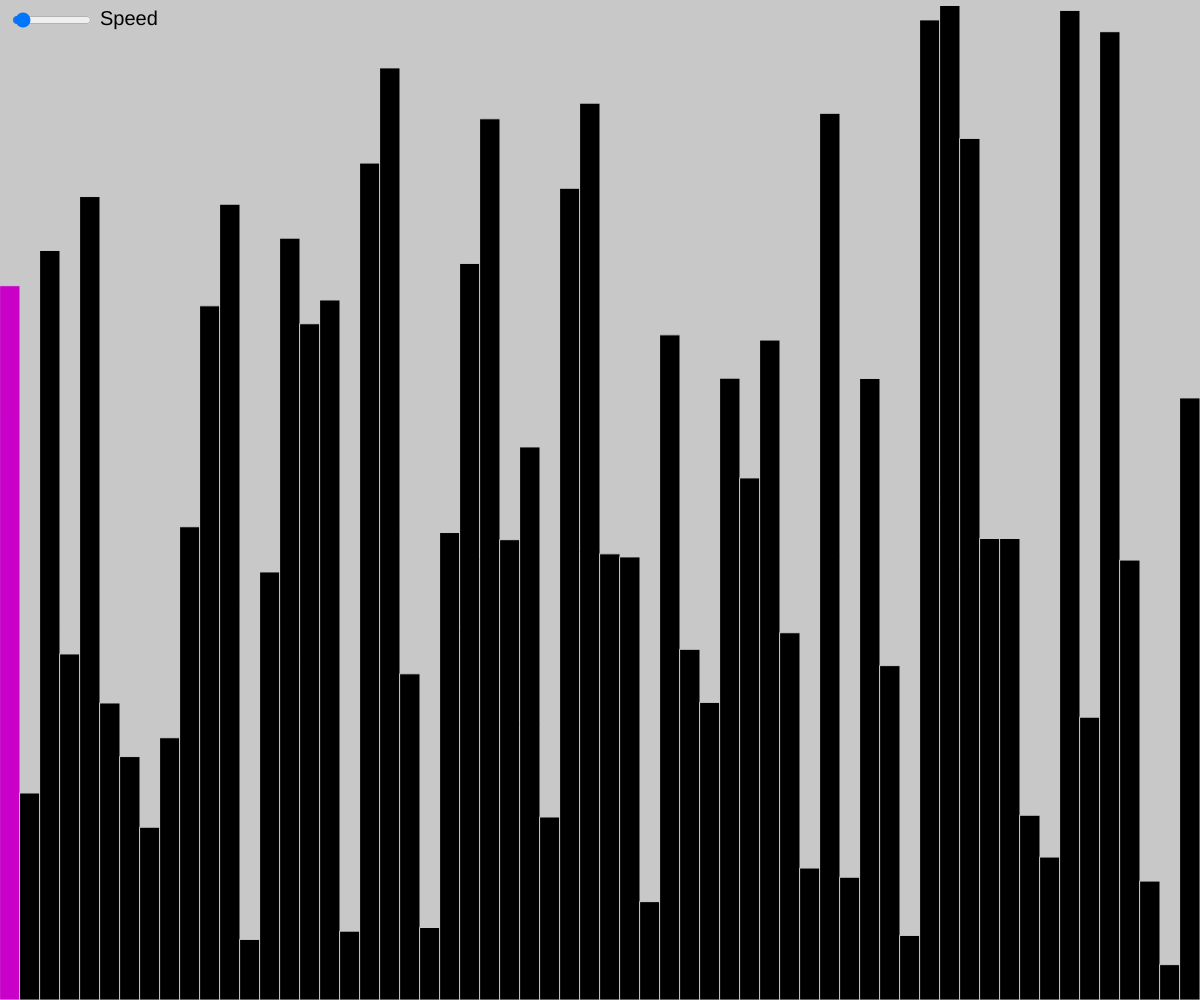
Frame 1 (no input)
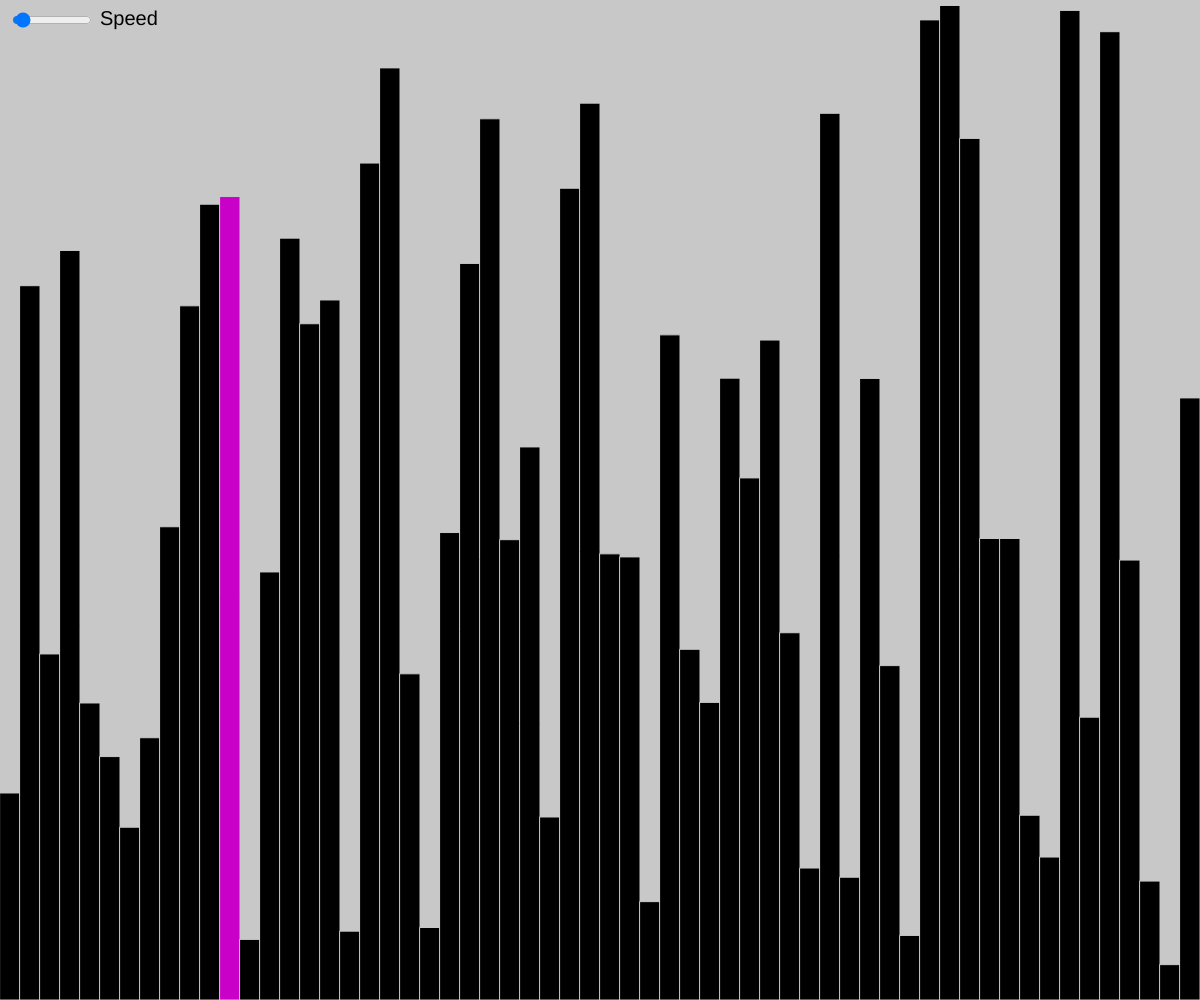
Frame 60 (no input)
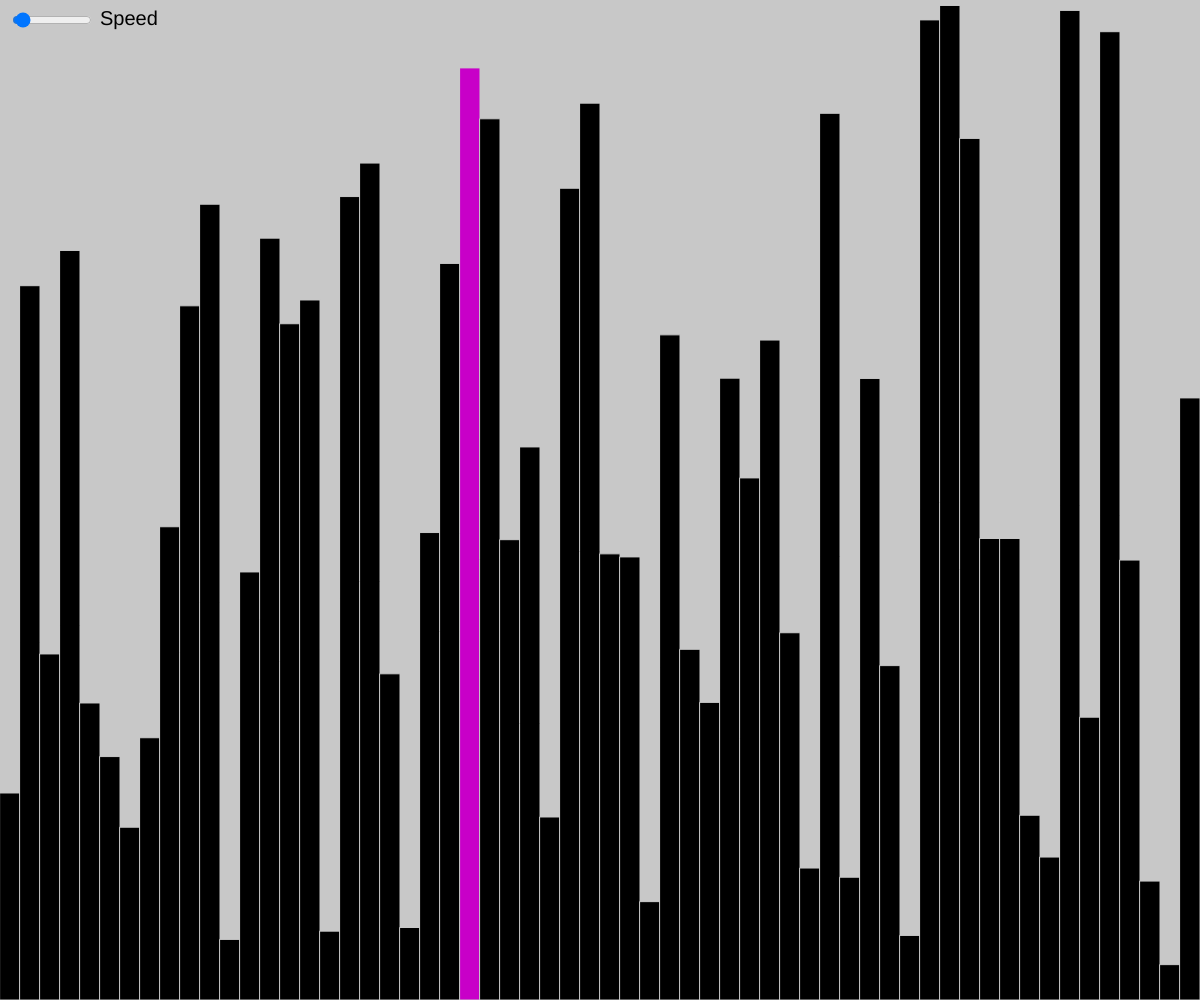
Frame 120 (the mouse pressed at the canvas centre since frame 60)

The p5.js sketch that drew these frames (run headless with seeded random() and noise() and a simulated clock; from frame 60 on, the mouse is pressed at the canvas centre):

// p5.js sketch
// ── sketch.js
let array=[];
let w=20;
let states=[];



function setup() {
  createCanvas(innerWidth,innerHeight);


   slider = createSlider(0, 200,10);
  slider.position(10, 10);
   slider.style('width', '80px');

  array= new Array(floor(width/w));
  for(let i=0;i<array.length;i++)
    array[i]=random(height) , states[i]=-1;
   bubbleSort(array,0,array.length);
}

async function  bubbleSort(arr,s, e){
  
    for( let i=0;i<e-1;i++)
      for(let j=0;j<e-i-1;j++)
        {
          if(arr[j]>arr[j+1])
            states[j]=1,await swap(arr,j,j+1) ,states[j+1]=0;  
  
          states[j]=2;
          
        }
  return arr;
}

async function swap(arr,a,b)
{
  await sleep(200-slider.value());
  var temp=arr[a];
  arr[a]=arr[b];
  arr[b]=temp;
}
async function sleep(milisec)
{
  return new Promise(resolve=>setTimeout(resolve,milisec));
}


function draw() {
            background(200);
            fill(0);
            textSize(20);
            text('Speed', 100, 25);
            
            for(let i = 0; i < array.length; i++) {
                stroke(200);
                fill(0);
                  
                if(states[i] == 0) {
                    
                    fill(0, 200, 0);
                }
                else if (states[i] == 1) {
                      
                    fill(200,0,200);
                }
                else {
                    fill(0);
                }
                rect(i*w, height - array[i], w, array[i]);
            }
        }
           
       
